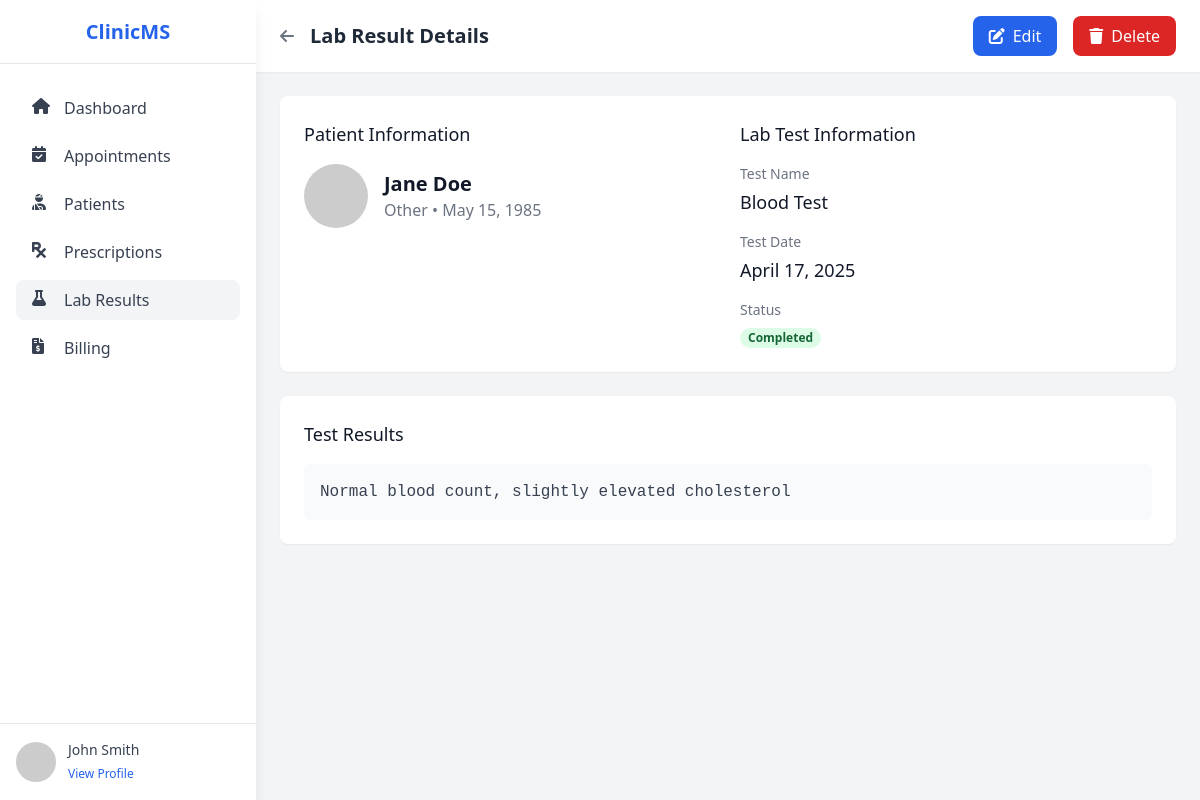
Page /lab_result_details.php?id=1 (signed in) on the committed database.
### tables this page shows
CREATE TABLE IF NOT EXISTS lab_results (
    id INT AUTO_INCREMENT PRIMARY KEY,
    patient_id INT NOT NULL,
    doctor_id INT NOT NULL,
    test_name VARCHAR(100) NOT NULL,
    test_date DATE NOT NULL,
    results TEXT,
    notes TEXT,
    status ENUM('Pending', 'Completed', 'Cancelled') DEFAULT 'Pending',
    created_at DATETIME DEFAULT CURRENT_TIMESTAMP,
    FOREIGN KEY (patient_id) REFERENCES patients(id) ON DELETE CASCADE,
    FOREIGN KEY (doctor_id) REFERENCES doctors(id) ON DELETE CASCADE
);

CREATE TABLE IF NOT EXISTS patients (
    id INT AUTO_INCREMENT PRIMARY KEY,
    first_name VARCHAR(50) NOT NULL,
    last_name VARCHAR(50) NOT NULL,
    email VARCHAR(100),
    phone VARCHAR(20),
    date_of_birth DATE,
    gender ENUM('M', 'F', 'Other'),
    address TEXT,
    medical_history TEXT,
    status ENUM('Active', 'Inactive') DEFAULT 'Active',
    created_at DATETIME DEFAULT CURRENT_TIMESTAMP
);

### lab_result_details.php (the view, shortened to what this page needs)
<?php
require_once 'config/database.php';
$doctor_id = $_SESSION['doctor_id'];
$doctor_name = $_SESSION['doctor_name'] ?? 'Doctor';
$lab_result_id = $_GET['id'];
$stmt = $pdo->prepare("
    SELECT lr.*, p.first_name as patient_first_name, p.last_name as patient_last_name,
           p.date_of_birth, p.gender, p.medical_history
    FROM lab_results lr
    JOIN patients p ON lr.patient_id = p.id
    WHERE lr.id = :lab_result_id AND lr.doctor_id = :doctor_id
");
$stmt->execute([
    'lab_result_id' => $lab_result_id,
    'doctor_id' => $doctor_id
]);
$lab_result = $stmt->fetch();
?>
<!DOCTYPE html>
<html lang="en">
<head>
    <script src="https://cdn.tailwindcss.com"></script>
    <link rel="stylesheet" href="https://cdnjs.cloudflare.com/ajax/libs/font-awesome/6.0.0/css/all.min.css">
    <link href="https://unpkg.com/aos@2.3.1/dist/aos.css" rel="stylesheet">
</head>
<body class="bg-gray-100">
    <div class="flex h-screen">
        <div class="fixed inset-y-0 left-0 w-64 bg-white shadow-lg">
            <div class="flex flex-col h-full">
                <div class="flex items-center justify-center h-16 px-4 border-b">
                    <h1 class="text-xl font-bold text-blue-600">ClinicMS</h1>
                </div>
                <nav class="flex-1 px-4 py-6 space-y-2">
                    <a href="dashboard.php" class="flex items-center px-4 py-2 text-gray-700 hover:bg-gray-100 rounded-lg">
                        <i class="fas fa-home w-5 h-5 mr-3"></i>
                        Dashboard
                    </a>
                    <a href="appointments.php" class="flex items-center px-4 py-2 text-gray-700 hover:bg-gray-100 rounded-lg">
                        <i class="fas fa-calendar-check w-5 h-5 mr-3"></i>
                        Appointments
                    </a>
                    <a href="patients.php" class="flex items-center px-4 py-2 text-gray-700 hover:bg-gray-100 rounded-lg">
                        <i class="fas fa-user-injured w-5 h-5 mr-3"></i>
                        Patients
                    </a>
                    <a href="prescriptions.php" class="flex items-center px-4 py-2 text-gray-700 hover:bg-gray-100 rounded-lg">
                        <i class="fas fa-prescription w-5 h-5 mr-3"></i>
                        Prescriptions
                    </a>
                    <a href="lab_results.php" class="flex items-center px-4 py-2 text-gray-700 bg-gray-100 rounded-lg">
                        <i class="fas fa-flask w-5 h-5 mr-3"></i>
                        Lab Results
                    </a>
                    <a href="billing.php" class="flex items-center px-4 py-2 text-gray-700 hover:bg-gray-100 rounded-lg">
                        <i class="fas fa-file-invoice-dollar w-5 h-5 mr-3"></i>
                        Billing
                    </a>
                </nav>
                <div class="p-4 border-t">
                    <div class="flex items-center">
                        <div class="flex-shrink-0">
                            <img class="w-10 h-10 rounded-full" src="https://ui-avatars.com/api/?name=<?php echo urlencode($doctor_name); ?>&background=0D8ABC&color=fff" alt="Profile">
                        </div>
                        <div class="ml-3">
                            <p class="text-sm font-medium text-gray-700"><?php echo htmlspecialchars($doctor_name); ?></p>
                            <a href="profile.php" class="text-xs text-blue-600 hover:text-blue-800">View Profile</a>
                        </div>
                    </div>
                </div>
            </div>
        </div>
        <div class="ml-64 flex-1 overflow-auto">
            <header class="bg-white shadow-sm">
                <div class="flex items-center justify-between px-6 py-4">
                    <div class="flex items-center">
                        <a href="lab_results.php" class="text-gray-500 hover:text-gray-700 mr-4">
                            <i class="fas fa-arrow-left"></i>
                        </a>
                        <h2 class="text-xl font-semibold text-gray-800">Lab Result Details</h2>
                    </div>
                    <div class="flex items-center space-x-4">
                        <a href="edit_lab_result.php?id=<?= $lab_result_id ?>" class="bg-blue-600 text-white px-4 py-2 rounded-lg hover:bg-blue-700 transition-colors">
                            <i class="fas fa-edit mr-2"></i>Edit
                        </a>
                        <a href="delete_lab_result.php?id=<?= $lab_result_id ?>" class="bg-red-600 text-white px-4 py-2 rounded-lg hover:bg-red-700 transition-colors" onclick="return confirm('Are you sure you want to delete this lab result?')">
                            <i class="fas fa-trash mr-2"></i>Delete
                        </a>
                    </div>
                </div>
            </header>
            <main class="p-6">
                <div class="bg-white rounded-lg shadow-sm p-6 mb-6">
                    <div class="grid grid-cols-1 md:grid-cols-2 gap-6">
                        <div>
                            <h3 class="text-lg font-medium text-gray-900 mb-4">Patient Information</h3>
                            <div class="flex items-center mb-4">
                                <div class="flex-shrink-0 h-16 w-16">
                                    <img class="h-16 w-16 rounded-full" src="https://ui-avatars.com/api/?name=<?= urlencode($lab_result['patient_first_name'] . '+' . $lab_result['patient_last_name']) ?>&background=0D8ABC&color=fff" alt="">
                                </div>
                                <div class="ml-4">
                                    <h4 class="text-xl font-semibold text-gray-900">
                                        <?= htmlspecialchars($lab_result['patient_first_name'] . ' ' . $lab_result['patient_last_name']) ?>
                                    </h4>
                                    <p class="text-gray-500">
                                        <?= $lab_result['gender'] === 'male' ? 'Male' : ($lab_result['gender'] === 'female' ? 'Female' : 'Other') ?>
                                        <?= $lab_result['date_of_birth'] ? ' • ' . date('F j, Y', strtotime($lab_result['date_of_birth'])) : '' ?>
                                    </p>
                                </div>
                            </div>
                        </div>
                        <div>
                            <h3 class="text-lg font-medium text-gray-900 mb-4">Lab Test Information</h3>
                            <dl class="grid grid-cols-1 gap-4">
                                <div>
                                    <dt class="text-sm font-medium text-gray-500">Test Name</dt>
                                    <dd class="mt-1 text-lg text-gray-900"><?= htmlspecialchars($lab_result['test_name']) ?></dd>
                                </div>
                                <div>
                                    <dt class="text-sm font-medium text-gray-500">Test Date</dt>
                                    <dd class="mt-1 text-lg text-gray-900"><?= date('F j, Y', strtotime($lab_result['test_date'])) ?></dd>
                                </div>
                                <div>
                                    <dt class="text-sm font-medium text-gray-500">Status</dt>
                                    <dd class="mt-1">
                                        <span class="px-2 inline-flex text-xs leading-5 font-semibold rounded-full
                                            <?php
                                            switch($lab_result['status']) {
                                                case 'Completed':
                                                    echo 'bg-green-100 text-green-800';
                                                    break;
                                            }
                                            ?>">
                                            <?= htmlspecialchars($lab_result['status']) ?>
                                        </span>
                                    </dd>
                                </div>
                            </dl>
                        </div>
                    </div>
                </div>
                <div class="bg-white rounded-lg shadow-sm p-6 mb-6">
                    <h3 class="text-lg font-medium text-gray-900 mb-4">Test Results</h3>
                    <?php if ($lab_result['results']): ?>
                        <div class="bg-gray-50 p-4 rounded-md">
                            <pre class="text-gray-700 whitespace-pre-wrap"><?= htmlspecialchars($lab_result['results']) ?></pre>
                        </div>
                    <?php else: ?>
                        <p class="text-gray-500 italic">No results available yet.</p>
                    <?php endif; ?>
                </div>
            </main>
        </div>
    </div>
</body>
</html>

### rows in the picture
lab_results: patient.last_name "Jane Doe", patient.date_of_birth "May 15, 1985", test_name "Blood Test", test_date "April 17, 2025", status "Completed", results "Normal blood count, slightly elevated cholesterol"

### other values in the picture
$doctor_name "John Smith"
